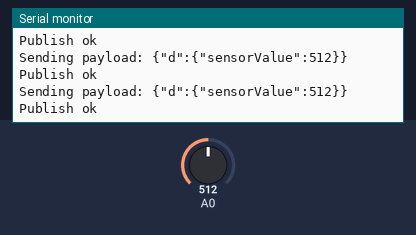
Bench run of a sketch on a simulated ESP8266 (NodeMCU). Parts: the last lines printed to the serial monitor. The inputs (shaded band) are chosen by the test bench; at power-on: A0 = 512. WiFi joins after 1.5 s; servers stay silent unless stated; no MQTT or app messages arrive unless stated.

Above: at 2.7 s.
2.8 s: A0 set to 716
At 3.68 s:
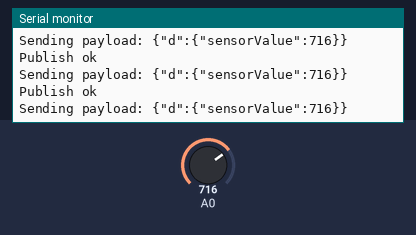
4.3 s: A0 set to 900
At 4.39 s:
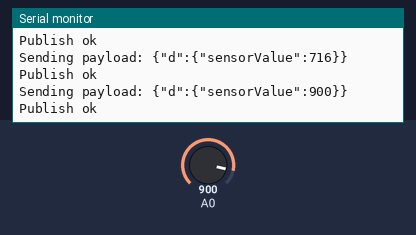
Timing chart, 0 to 7.3 s (numbered marks = the images above; inputs shaded):
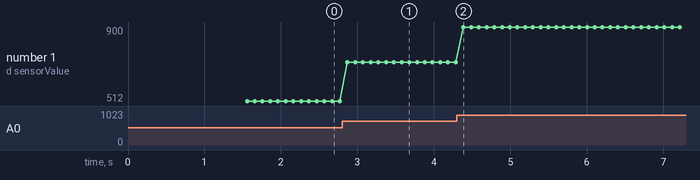

Measured:
- after the input at 2.8 s, the serial monitor: prints a new line after 0.07 s (image 1)
- after the input at 4.3 s, the serial monitor: prints a new line after 0.09 s (image 2)
- plotted number 1: 512 → 716 after the input at 2.8 s, 716 → 900 after the input at 4.3 s

The sketch:

ldr_cloud.ino
```cpp
#include <ESP8266WiFi.h>
#include <PubSubClient.h>

//-------- Customise these values -----------
const char* ssid = "Redmi";
const char* password = "easycall";
//String command;


#define ORG "lovfw1"
#define DEVICE_TYPE "IOT_AMB"
#define DEVICE_ID "BHAVANI26"
#define TOKEN "Bh@v@365"
//-------- Customise the above values --------

char server[] = ORG ".messaging.internetofthings.ibmcloud.com";
char topic[] = "iot-2/evt/Data/fmt/json";
char authMethod[] = "use-token-auth";
char token[] = TOKEN;
char clientId[] = "d:" ORG ":" DEVICE_TYPE ":" DEVICE_ID;

WiFiClient wifiClient;
PubSubClient client(server, 1883,wifiClient);

void setup() {
 Serial.begin(115200);
 Serial.println();
 Serial.print("Connecting to ");
 Serial.print(ssid);
 WiFi.begin(ssid, password);
 while (WiFi.status() != WL_CONNECTED) {
 delay(500);
 Serial.print(".");
 }
 Serial.println("");

 Serial.print("WiFi connected, IP address: ");
 Serial.println(WiFi.localIP());
}

void loop() {
  int sensorValue = analogRead(A0);

if (isnan(sensorValue) )
{
Serial.println("Failed to read from LDR!");
delay(1000);
return;
}
PublishData(sensorValue);
 if (!client.loop()) {
    mqttConnect();
  }
delay(100);
}
void mqttConnect() {
  if (!client.connected()) {
    Serial.print("Reconnecting MQTT client to "); Serial.println(server);
    while (!client.connect(clientId, authMethod, token)) {
      Serial.print(".");
      delay(500);
    }
    initManagedDevice();
    Serial.println();
  }
}
void initManagedDevice() {
  if (client.subscribe(topic)) {
    Serial.println("subscribe to cmd OK");
  } else {
    Serial.println("subscribe to cmd FAILED");
  }
}

void PublishData(int sensorValue){
 if (!!!client.connected()) {
 Serial.print("Reconnecting client to ");
 Serial.println(server);
 while (!!!client.connect(clientId, authMethod, token)) {
 Serial.print(".");
 delay(500);
 }
 Serial.println();
 }
  String payload = "{\"d\":{\"sensorValue\":";
  payload += sensorValue;
  payload += "}}";
 Serial.print("Sending payload: ");
 Serial.println(payload);

 if (client.publish(topic, (char*) payload.c_str())) {
 Serial.println("Publish ok");
 } else {
 Serial.println("Publish failed");
 }
}
```
